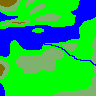

A level layout from a 2D game, rendered from its tile map. Below: a short description, then the map file with tile-grid data replaced by summaries:
An orthogonal 96x96 tile map with 1x1 px tiles, 1 tile layer (Calque de Tuiles 1).

<map version="1.10" tiledversion="1.11.2" orientation="orthogonal" renderorder="right-down" width="96" height="96" tilewidth="1" tileheight="1" infinite="0" nextlayerid="2" nextobjectid="1">
 <tileset firstgid="1" source="SimCity.tsx" />
 <layer id="1" name="Calque de Tuiles 1" width="96" height="96">
  <data>[9216 cells, 9216 non-empty, 4 distinct tile ids]</data>
 </layer>
</map>